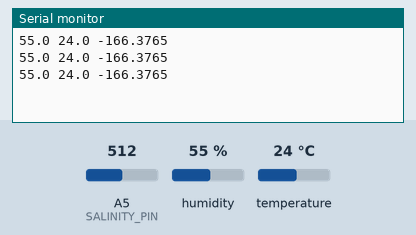
A sketch run on a simulated Arduino Uno, built with avr-gcc and run on an emulated ATmega328P. Parts: the last lines printed to the serial monitor. The inputs (shaded band) are chosen by the test bench; at power-on: humidity 55 %, A5 (SALINITY_PIN) = 512, temperature 24 °C.

Above: at 1.3 s.
1.4 s: humidity set to 22 %
At 2.0 s:
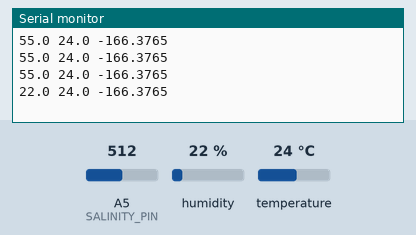
2.9 s: A5 (SALINITY_PIN) set to 716
At 3.6 s:
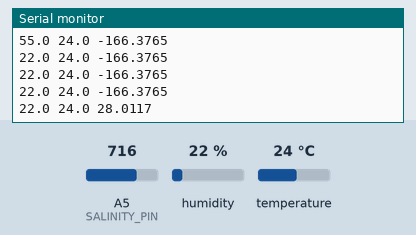
4.4 s: temperature set to 12 °C
At 5.2 s:
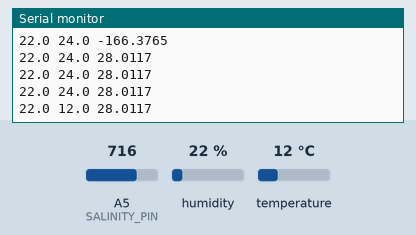
5.9 s: A5 (SALINITY_PIN) set to 900
At 5.9 s:
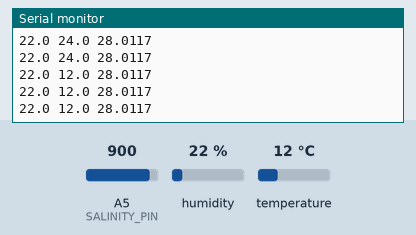
7.4 s: humidity set to 40 %
At 7.8 s:
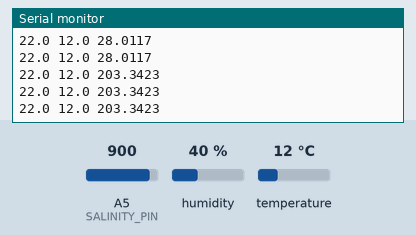
Timing chart, 0 to 9.9 s (numbered marks = the images above; inputs shaded):
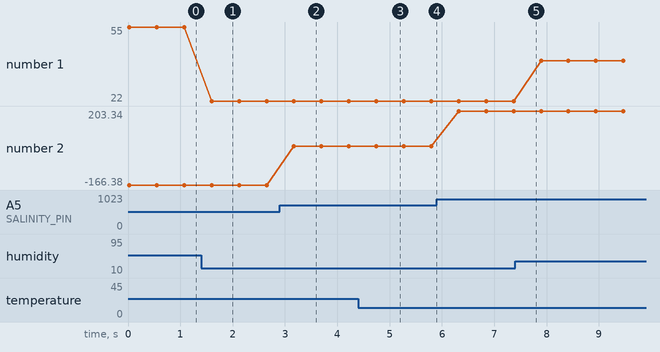

Measured:
- after the input at 1.4 s, the serial monitor: prints a new line after 0.20 s (image 1)
- after the input at 2.9 s, the serial monitor: prints a new line after 0.27 s (image 2)
- after the input at 4.4 s, the serial monitor: prints a new line after 0.35 s (image 3)
- plotted number 1: 55 → 22 after the input at 1.4 s, 22 → 40 after the input at 7.4 s
- plotted number 2: -166.38 → 28.01 after the input at 2.9 s, 28.01 → 203.34 after the input at 5.9 s

The sketch:

graph_sketch.ino
```cpp
/*
  Graph

 The circuit:
 The salinity sensor is attached to A5.
 The temperature/humidity sensor is attaached to digital 5
*/

#include <dht.h>

//VARIABLES
dht DHT;
int DHT11_PIN = 5;
int SALINITY_PIN = 5;
float ppt = 0;
float refVoltage = 5.0;
// This is the calibration value, it gets subtracted from the reading in
// to give you the conductivity

void setup() {
  // Initialize the serial communication:
  Serial.begin(9600);
}

void loop() {

  int aRead = analogRead(SALINITY_PIN);

  float voltage = refVoltage * aRead / 1023.0;  // assuming 5V reference
  //float salinity = 119.24 * voltage - 388.83;


  float salinity = 194.96 * voltage - 654.253;

  //ppt = 16.3 * voltage;    //ppt is 16.3 * voltage

  //Serial.print("Voltage reading: ");
  //Serial.println(voltage);

  //Serial.print(" - Calculated ppt: ");
  DHT.read11(DHT11_PIN);
  Serial.print(DHT.humidity, 1);          //Send humidity percentage
  Serial.print(" ");
  Serial.print(DHT.temperature, 1);     //Send temperature in Celsius
  Serial.print(" ");
  Serial.println(salinity, 4);                 //Send salinity calculation
  delay(500);
}
```
